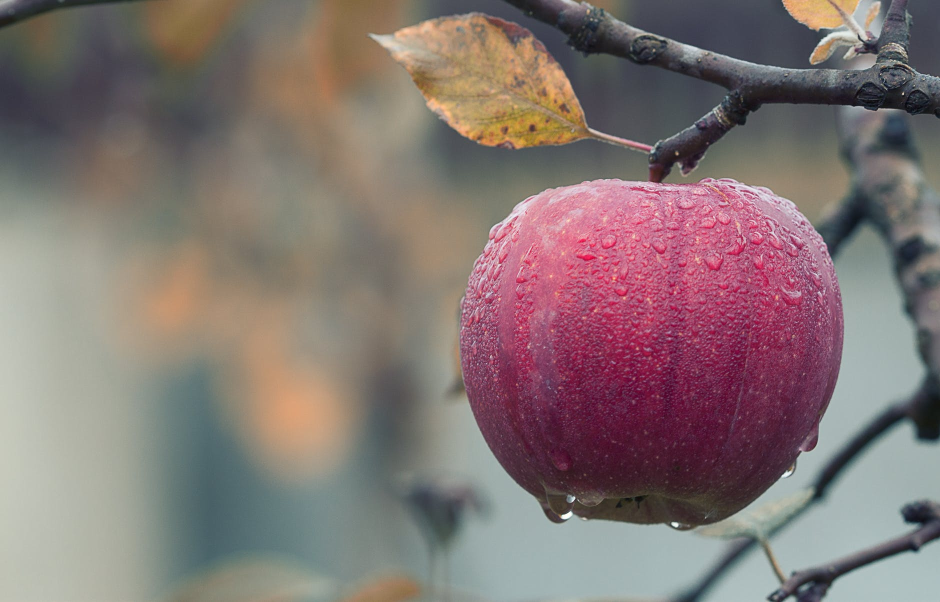
#> input picture images/variant-3.jpeg, 1880 x 1204 px, given in place of the camera (shown at 1/2 size)
$ python main.py
#> lines starting #> are read from the running program, lines starting #| are printed output that depends on the picture; after the words box and inside, x2 and y2 are one past the last pixel; in counts of white or black regions, pixels touching at a corner belong together
import time

import cv2


def image_processing():
    img = cv2.imread('images/variant-8.jpg')
    #cv2.imshow('image', img)
    w, h = img.shape[:2]
    # [11 lines of commented-out code are left out]

    cv2.line(img, (0, 0), (580, 600), (255, 0, 0), 5)
    cv2.rectangle(img, (384, 10), (580, 128), (0, 252, 0), 3)
    cv2.putText(img, 'Lab. No 8', (10, 500), cv2.FONT_HERSHEY_SIMPLEX, 3,
                (0, 0, 255), 2, cv2.LINE_AA)
    cv2.imshow('img', img)


def video_processing():
    cap = cv2.VideoCapture(0)
    down_points = (640, 480)
    i = 0
    while True:
        ret, frame = cap.read()
#> frame is the input picture: shape (1204, 1880, 3); mean B, G, R 115.3, 117.1, 131.6
        if not ret:
            break

        frame = cv2.resize(frame, down_points, interpolation=cv2.INTER_LINEAR)
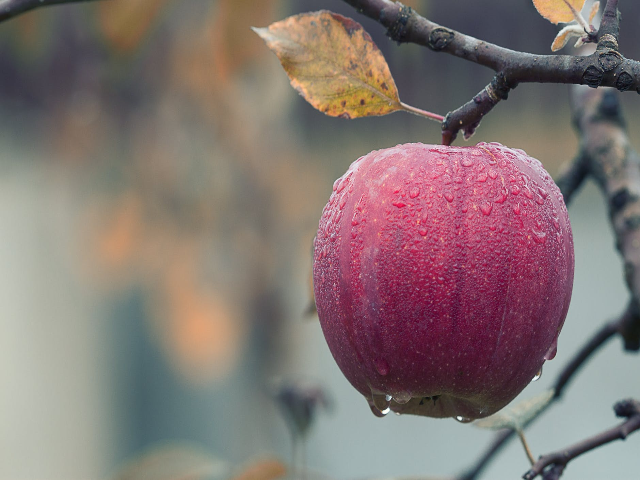
#> frame: shape (480, 640, 3); mean B, G, R 115.2, 117, 131.5
        gray = cv2.cvtColor(frame, cv2.COLOR_BGR2GRAY)
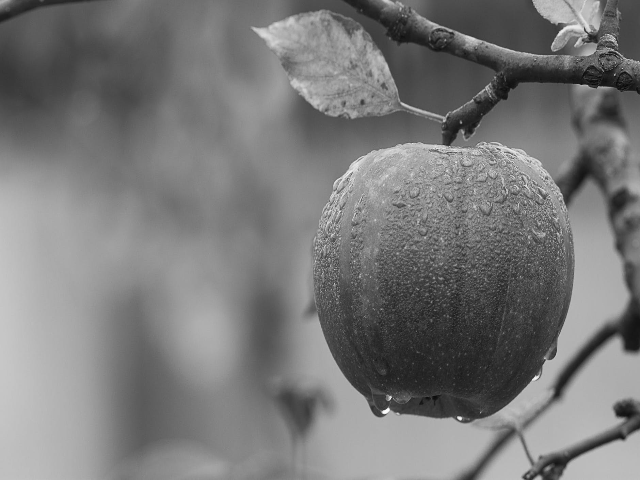
#> gray: shape (480, 640); min 7, max 254, mean 121.1
        gray = cv2.GaussianBlur(gray, (21, 21), 0)
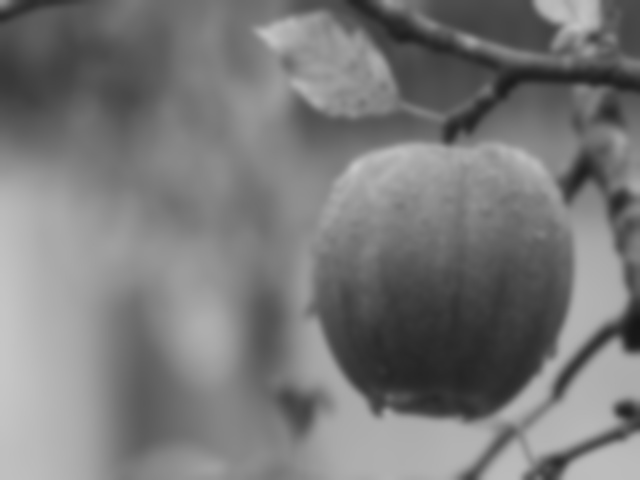
#> gray: shape (480, 640); min 22, max 198, mean 121.1
        ret, thresh = cv2.threshold(gray, 110, 255, cv2.THRESH_BINARY_INV)
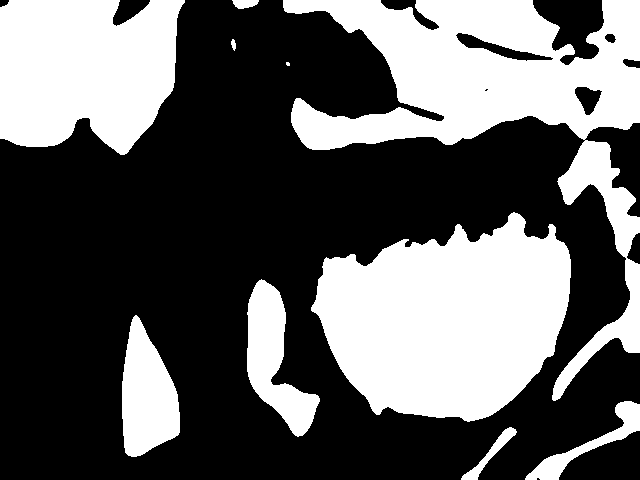
#> thresh: shape (480, 640); 37.5% white; 10 white regions (1 under 20 px)

        contours, hierarchy = cv2.findContours(thresh,
                            cv2.RETR_EXTERNAL, cv2.CHAIN_APPROX_NONE)
#> contours = 10 contours, 1 with area under 20; largest, box (x1, y1, x2, y2) and area: (283, 0, 640, 401) 40230, (311, 212, 571, 422) 37739, (0, 0, 185, 155) 22979, (122, 315, 180, 457) 5440, (247, 279, 320, 437) 5076
        if len(contours) > 0:
            c = max(contours, key=cv2.contourArea)
#> c = contour of 2144 points, box (x1, y1, x2, y2) (283, 0, 640, 401), area 40230
            x, y, w, h = cv2.boundingRect(c)
#> x = 283; y = 0; w = 357; h = 401
            cv2.rectangle(frame, (x, y), (x+w, y+h), (0, 255, 0), 2)
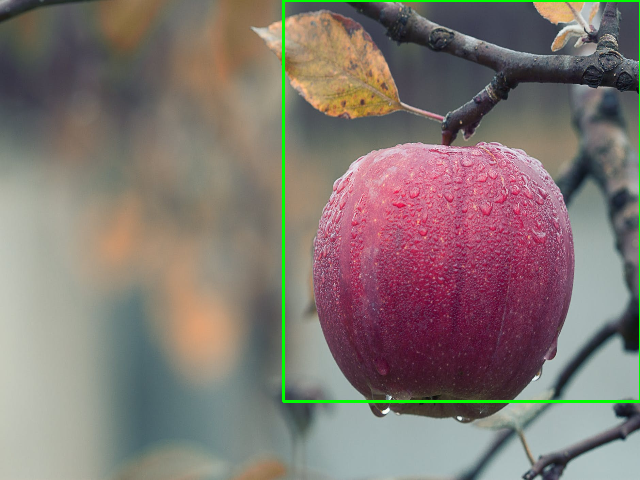
#> frame: shape (480, 640, 3); 1.1% of pixels changed, all inside (x1, y1, x2, y2) = (282, 0, 640, 403)
            if i % 5 == 0:
                a = x + (w // 2)
#> a = 461
                b = y + (h // 2)
#> b = 200
                print(a, b)
#| 461 200

        cv2.imshow('frame', frame)
        if cv2.waitKey(1) & 0xFF == ord('q'):
#> (key q is pressed here)
            break

        time.sleep(0.1)
        i += 1

    cap.release()


if __name__ == '__main__':
    # image_processing()
    video_processing()

cv2.waitKey(0)
cv2.destroyAllWindows()
